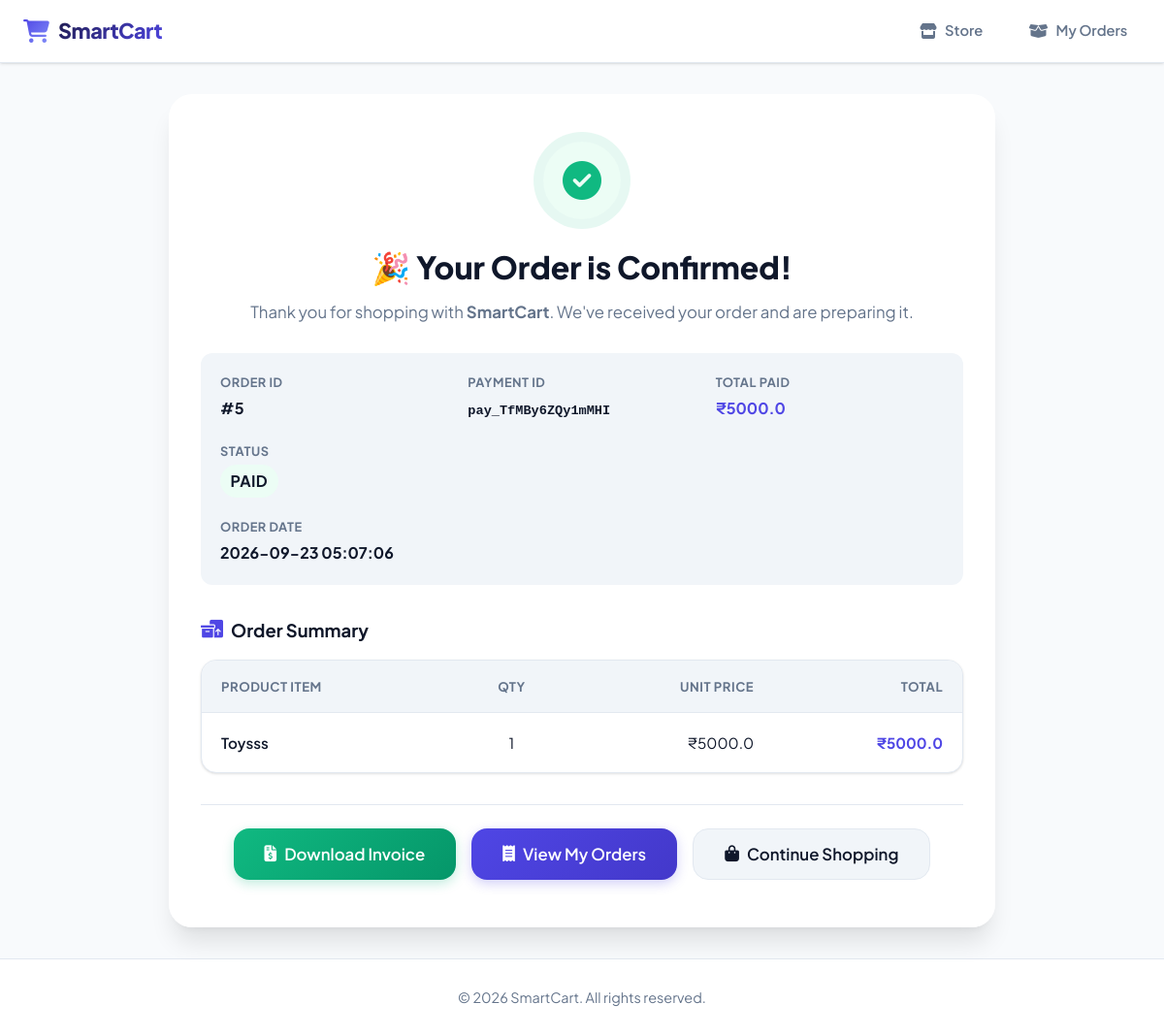
Screenshot of /user/order-success/5 (signed in) with the database file from the repository.
### tables this page shows
CREATE TABLE orders (
    order_id INTEGER PRIMARY KEY AUTOINCREMENT,
    user_id INTEGER NOT NULL,
    address_id INTEGER,
    razorpay_order_id TEXT,
    razorpay_payment_id TEXT,
    amount REAL NOT NULL,
    payment_status TEXT NOT NULL,
    created_at TIMESTAMP DEFAULT CURRENT_TIMESTAMP
);

CREATE TABLE order_items (
    id INTEGER PRIMARY KEY AUTOINCREMENT,
    order_id INTEGER NOT NULL,
    product_id INTEGER NOT NULL,
    product_name TEXT NOT NULL,
    quantity INTEGER NOT NULL,
    price REAL NOT NULL
);

### app.py (the view, shortened to what this page needs)
@app.route(
    '/user/order-success/<int:order_db_id>'
)
def order_success(order_db_id):
    if 'user_id' not in session:
        flash(
            "Please login!",
            "danger"
        )
        return redirect('/user-login')
    conn = get_db_connection()
    cursor = conn.cursor(
        dictionary=True
    )
    cursor.execute("""
        SELECT *
        FROM orders

        WHERE order_id=?
        AND user_id=?
    """, (
        order_db_id,
        session['user_id']
    ))
    order = cursor.fetchone()
    cursor.execute("""
        SELECT *
        FROM order_items

        WHERE order_id=?
    """, (
        order_db_id,
    ))
    items = cursor.fetchall()
    cursor.close()
    conn.close()
    return render_template(
        "user/order_success.html",
        order=order,
        items=items
    )

### app.py (called while the page is built)
def dict_factory(cursor, row):
    d = {}
    for idx, col in enumerate(cursor.description):
        d[col[0]] = row[idx]
    return d

def get_db_connection():
    default_db_path = os.path.join(os.path.dirname(os.path.abspath(__file__)), "smartcart.db")
    db_path = os.environ.get('DB_PATH', getattr(config, 'DB_PATH', default_db_path))
    conn = sqlite3.connect(db_path, timeout=30.0, check_same_thread=False)
    conn.row_factory = dict_factory
    return SQLiteConnectionWrapper(conn)

    def cursor(self, *args, **kwargs):
        return self._conn.cursor()

    def close(self):
        return self._conn.close()

### templates/user/order_success.html (shortened to what this page needs)
<!DOCTYPE html>
<html lang="en">
<head>
    <link rel="stylesheet" href="https://cdnjs.cloudflare.com/ajax/libs/font-awesome/6.5.1/css/all.min.css">
    <link rel="stylesheet" href="/static/css/style.css">
</head>
<body>
    <header class="smart-navbar">
        <a href="/user-dashboard" class="brand-logo">
            <i class="fa-solid fa-cart-shopping"></i>
            <span>SmartCart</span>
        </a>
        <ul class="nav-links">
            <li>
                <a href="/user/products" class="nav-link">
                    <i class="fa-solid fa-store"></i> Store
                </a>
            </li>
            <li>
                <a href="/user/my-orders" class="nav-link">
                    <i class="fa-solid fa-box-open"></i> My Orders
                </a>
            </li>
        </ul>
    </header>
    <main class="page-wrapper page-wrapper-medium">
        <div class="card glass-card" style="text-align: center; padding: 3rem 2rem;">
            <div class="success-badge-icon">
                <i class="fa-solid fa-circle-check"></i>
            </div>
            <h1 style="font-size: 2rem; font-weight: 800; color: var(--text-main); margin-bottom: 0.5rem;">
                🎉 Your Order is Confirmed!
            </h1>
            <p style="color: var(--text-muted); font-size: 1.05rem;">
                Thank you for shopping with <strong>SmartCart</strong>. We've received your order and are preparing it.
            </p>
            <div class="order-info-grid">
                <div class="order-info-item">
                    <strong>Order ID</strong>
                    <span>#{{ order.order_id }}</span>
                </div>
                <div class="order-info-item">
                    <strong>Payment ID</strong>
                    <span style="font-size: 0.85rem; font-family: monospace; word-break: break-all;">{{ order.razorpay_payment_id }}</span>
                </div>
                <div class="order-info-item">
                    <strong>Total Paid</strong>
                    <span style="color: var(--primary);">₹{{ order.amount }}</span>
                </div>
                <div class="order-info-item">
                    <strong>Status</strong>
                    <span class="badge badge-success">{{ order.payment_status }}</span>
                </div>
                <div class="order-info-item" style="grid-column: 1 / -1;">
                    <strong>Order Date</strong>
                    <span>{{ order.created_at }}</span>
                </div>
            </div>
            <div style="margin: 2rem 0; text-align: left;">
                <h3 style="font-size: 1.15rem; font-weight: 700; margin-bottom: 1rem; display: flex; align-items: center; gap: 0.5rem;">
                    <i class="fa-solid fa-boxes-packing" style="color: var(--primary);"></i> Order Summary
                </h3>
                <div class="table-responsive">
                    <table class="custom-table">
                        <thead>
                            <tr>
                                <th>Product Item</th>
                                <th style="text-align: center;">Qty</th>
                                <th style="text-align: right;">Unit Price</th>
                                <th style="text-align: right;">Total</th>
                            </tr>
                        </thead>
                        <tbody>
                            {% for it in items %}
                            <tr>
                                <td style="font-weight: 600;">{{ it.product_name }}</td>
                                <td style="text-align: center;">{{ it.quantity }}</td>
                                <td style="text-align: right;">₹{{ it.price }}</td>
                                <td style="text-align: right; font-weight: 700; color: var(--primary);">₹{{ it.price * it.quantity }}</td>
                            </tr>
                            {% endfor %}
                        </tbody>
                    </table>
                </div>
            </div>
            <div style="display: flex; flex-wrap: wrap; justify-content: center; gap: 1rem; margin-top: 2rem; padding-top: 1.5rem; border-top: 1px solid var(--border-subtle);">
                <a href="/user/download-invoice/{{ order.order_id }}" class="btn btn-success btn-lg">
                    <i class="fa-solid fa-file-invoice-dollar"></i> Download Invoice
                </a>
                <a href="/user/my-orders" class="btn btn-primary btn-lg">
                    <i class="fa-solid fa-receipt"></i> View My Orders
                </a>
                <a href="/user/products" class="btn btn-secondary btn-lg">
                    <i class="fa-solid fa-bag-shopping"></i> Continue Shopping
                </a>
            </div>
        </div>
    </main>
    <footer class="smart-footer">
        <p>&copy; 2026 SmartCart. All rights reserved.</p>
    </footer>
</body>
</html>

### rows the page displays
orders: order_id "5", razorpay_payment_id "pay_TfMBy6ZQy1mMHI", amount "5000.0", payment_status "PAID", created_at "2026-09-23 05:07:06"
order_items: product_name "Toysss", quantity "1", price "5000.0", it.price*it.quantity "5000.0"
